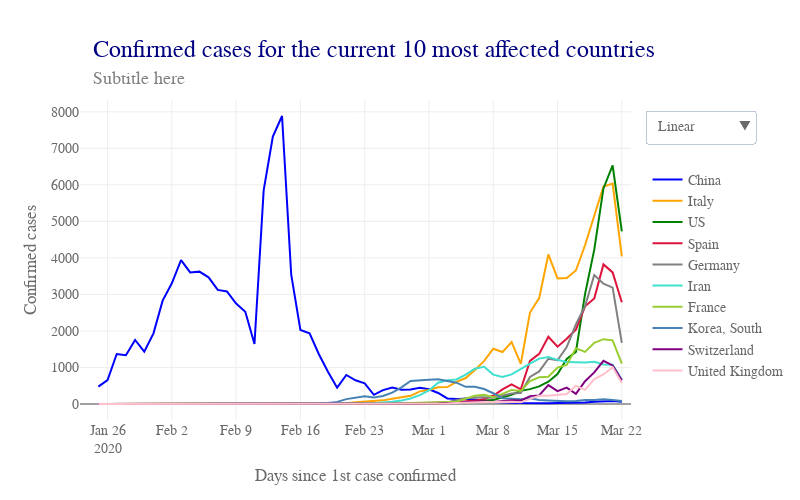

The code cell stored with this chart in its notebook:
### Code cell
# Plot timeline confirmed top ten countries

# Plot

data = []
for i, c in enumerate(top10_country):
    data.append(go.Scatter(x = df_merged[df_merged['Country/Region'] == c].dt,
                           y = df_merged[df_merged['Country/Region'] == c].confirmed_newcases_movavg,
                           name = c,
                           marker = dict(color = top10_col[i]),
                           hoverinfo = 'text+y',
                           hovertext = c,
                          )
               )

lay = go.Layout(width = 800, 
                height = 500, 
                #bargap = 0.2,
                xaxis = dict(title='Days since 1st case confirmed',
                             nticks = 10,
                             rangemode = 'nonnegative',
                             zeroline = False,
                            ),
                yaxis = dict(title='Confirmed cases',
                             type = 'linear',
                            ),
                hovermode = 'closest',
                font = dict(size = label_size,
                            family = label_font,
                            color = label_col,
                           ),
                legend = dict(x = 1.03, 
                              y = 0.8),
                annotations=[dict(x = 0.02,
                                  y = 1.2,
                                  showarrow = False,
                                  text = 'Confirmed cases for the current 10 most affected countries',
                                  xref = 'paper',
                                  yref = 'paper',
                                  font=dict(
                                      family = title_font,
                                      size = title_size,
                                      color = title_col,),
                                 ),
                             dict(x = 0.02,
                                  y = 1.1,
                                  showarrow = False,
                                  text = 'Subtitle here',
                                  xref = 'paper',
                                  yref = 'paper',
                                  font=dict(
                                      family = subtitle_font,
                                      size = subtitle_size,
                                      color = subtitle_col,),
                                 ),
                            ],
                updatemenus=[dict(buttons=list([dict(args = ["yaxis.type", 'linear'],
                                                     label = 'Linear',
                                                     method = 'relayout'
                                                    ),
                                                dict(
                                                    args = ["yaxis.type", 'log'],
                                                    label = 'Logarithmic',
                                                    method = 'relayout'
                                                )
                                               ]),
                                  direction = "down",
                                  pad = {"r": 10, "t": 10},
                                  showactive = True,
                                  x = 1.025,
                                  xanchor = 'left',
                                  y = 1.00,
                                  yanchor = 'top'
                                 ),
                            ]
               )


fig = dict(data=data, layout=lay)
plotly.offline.iplot(fig)

### Figure 1 — Plotly figure (JSON) as saved in the notebook; plotly's stock layout.template omitted (floating-point values rounded to 4 significant figures)
{"data": [{"hoverinfo": "text+y", "hovertext": "China", "marker": {"color": "blue"}, "name": "China", "type": "scatter", "uid": "fbff0980-6df8-11ea-825c-8c8590b56c5d", "x": ["2020-01-23", "2020-01-24", "2020-01-25", "2020-01-26", "2020-01-27", "2020-01-28", "2020-01-29", "2020-01-30", "2020-01-31", "2020-02-01", "2020-02-02", "2020-02-03", "2020-02-04", "2020-02-05", "2020-02-06", "2020-02-07", "2020-02-08", "2020-02-09", "2020-02-10", "2020-02-11", "2020-02-12", "2020-02-13", "2020-02-14", "2020-02-15", "2020-02-16", "2020-02-17", "2020-02-18", "2020-02-19", "2020-02-20", "2020-02-21", "2020-02-22", "2020-02-23", "2020-02-24", "2020-02-25", "2020-02-26", "2020-02-27", "2020-02-28", "2020-02-29", "2020-03-01", "2020-03-02", "2020-03-03", "2020-03-04", "2020-03-05", "2020-03-06", "2020-03-07", "2020-03-08", "2020-03-09", "2020-03-10", "2020-03-11", "2020-03-12", "2020-03-13", "2020-03-14", "2020-03-15", "2020-03-16", "2020-03-17", "2020-03-18", "2020-03-19", "2020-03-20", "2020-03-21", "2020-03-22", "2020-03-23"], "y": [null, null, 477.3, 652.3, 1368.0, 1337.0, 1755.0, 1431, 1935.0, 2830.0, 3305.0, 3939.0, 3603.0, 3624.0, 3468.0, 3125.0, 3081.0, 2748, 2524, 1643.0, 5847, 7324, 7885.0, 3539.0, 2025.0, 1933.0, 1369.0, 881, 446.3, 794, 648.3, 563.7, 251, 381.3, 453, 391.3, 396.7, 444, 402.7, 301.7, 151.3, 133.7, 143, 128, 95.33, 56.67, 39, 32.67, 24, 19.33, 18.67, 23.67, 29.33, 27, 33, 41, 64, 67.67, 80.33, 63, null]}, {"hoverinfo": "text+y", "hovertext": "Italy", "marker": {"color": "orange"}, "name": "Italy", "type": "scatter", "uid": "fbff0cc8-6df8-11ea-ab62-8c8590b56c5d", "x": ["2020-01-23", "2020-01-24", "2020-01-25", "2020-01-26", "2020-01-27", "2020-01-28", "2020-01-29", "2020-01-30", "2020-01-31", "2020-02-01", "2020-02-02", "2020-02-03", "2020-02-04", "2020-02-05", "2020-02-06", "2020-02-07", "2020-02-08", "2020-02-09", "2020-02-10", "2020-02-11", "2020-02-12", "2020-02-13", "2020-02-14", "2020-02-15", "2020-02-16", "2020-02-17", "2020-02-18", "2020-02-19", "2020-02-20", "2020-02-21", "2020-02-22", "2020-02-23", "2020-02-24", "2020-02-25", "2020-02-26", "2020-02-27", "2020-02-28", "2020-02-29", "2020-03-01", "2020-03-02", "2020-03-03", "2020-03-04", "2020-03-05", "2020-03-06", "2020-03-07", "2020-03-08", "2020-03-09", "2020-03-10", "2020-03-11", "2020-03-12", "2020-03-13", "2020-03-14", "2020-03-15", "2020-03-16", "2020-03-17", "2020-03-18", "2020-03-19", "2020-03-20", "2020-03-21", "2020-03-22", "2020-03-23"], "y": [null, null, 0, 0, 0, 0, 0, 0.6667, 0.6667, 0.6667, 0, 0, 0, 0, 0.3333, 0.3333, 0.3333, 0, 0, 0, 0, 0, 0, 0, 0, 0, 0, 0, 5.667, 19.67, 50.67, 69.67, 86.67, 99.33, 142, 188.7, 225, 346.3, 382.7, 458, 465, 607.3, 711.3, 931.3, 1172.0, 1512, 1422, 1696.0, 1097.0, 2504.0, 2898.0, 4095, 3440, 3450.0, 3655.0, 4352.0, 5172.0, 5955, 6034.0, 4039, null]}, {"hoverinfo": "text+y", "hovertext": "US", "marker": {"color": "green"}, "name": "US", "type": "scatter", "uid": "fbff0e26-6df8-11ea-81f7-8c8590b56c5d", "x": ["2020-01-23", "2020-01-24", "2020-01-25", "2020-01-26", "2020-01-27", "2020-01-28", "2020-01-29", "2020-01-30", "2020-01-31", "2020-02-01", "2020-02-02", "2020-02-03", "2020-02-04", "2020-02-05", "2020-02-06", "2020-02-07", "2020-02-08", "2020-02-09", "2020-02-10", "2020-02-11", "2020-02-12", "2020-02-13", "2020-02-14", "2020-02-15", "2020-02-16", "2020-02-17", "2020-02-18", "2020-02-19", "2020-02-20", "2020-02-21", "2020-02-22", "2020-02-23", "2020-02-24", "2020-02-25", "2020-02-26", "2020-02-27", "2020-02-28", "2020-02-29", "2020-03-01", "2020-03-02", "2020-03-03", "2020-03-04", "2020-03-05", "2020-03-06", "2020-03-07", "2020-03-08", "2020-03-09", "2020-03-10", "2020-03-11", "2020-03-12", "2020-03-13", "2020-03-14", "2020-03-15", "2020-03-16", "2020-03-17", "2020-03-18", "2020-03-19", "2020-03-20", "2020-03-21", "2020-03-22", "2020-03-23"], "y": [null, null, 1.333, 1, 1, 0, 0, 0.6667, 1, 1, 1.333, 1, 1, 0, 0, 0, 0, 0, 0.3333, 0.3333, 0.6667, 0.3333, 0.3333, 0, 0, 0, 0, 0, 0.6667, 0.6667, 0.6667, 12, 12, 14, 2.333, 3, 3.667, 5.333, 12.67, 16.67, 25, 39.67, 48, 84.33, 100.3, 107, 185.7, 254.3, 360, 406.7, 482, 612, 817.7, 1231.0, 1428, 3015, 4226.0, 5902, 6532.0, 4725.0, null]}, {"hoverinfo": "text+y", "hovertext": "Spain", "marker": {"color": "crimson"}, "name": "Spain", "type": "scatter", "uid": "fbff0f86-6df8-11ea-86b2-8c8590b56c5d", "x": ["2020-01-23", "2020-01-24", "2020-01-25", "2020-01-26", "2020-01-27", "2020-01-28", "2020-01-29", "2020-01-30", "2020-01-31", "2020-02-01", "2020-02-02", "2020-02-03", "2020-02-04", "2020-02-05", "2020-02-06", "2020-02-07", "2020-02-08", "2020-02-09", "2020-02-10", "2020-02-11", "2020-02-12", "2020-02-13", "2020-02-14", "2020-02-15", "2020-02-16", "2020-02-17", "2020-02-18", "2020-02-19", "2020-02-20", "2020-02-21", "2020-02-22", "2020-02-23", "2020-02-24", "2020-02-25", "2020-02-26", "2020-02-27", "2020-02-28", "2020-02-29", "2020-03-01", "2020-03-02", "2020-03-03", "2020-03-04", "2020-03-05", "2020-03-06", "2020-03-07", "2020-03-08", "2020-03-09", "2020-03-10", "2020-03-11", "2020-03-12", "2020-03-13", "2020-03-14", "2020-03-15", "2020-03-16", "2020-03-17", "2020-03-18", "2020-03-19", "2020-03-20", "2020-03-21", "2020-03-22", "2020-03-23"], "y": [null, null, 0, 0, 0, 0, 0, 0, 0.3333, 0.3333, 0.3333, 0, 0, 0, 0, 0, 0.3333, 0.3333, 0.3333, 0, 0, 0, 0, 0, 0, 0, 0, 0, 0, 0, 0, 0, 1.333, 3.667, 4.333, 8.667, 10.67, 23, 29.33, 40, 46, 46.33, 78.33, 92.67, 138, 224.3, 398.3, 534.7, 401.3, 1179, 1371.0, 1840.0, 1570, 1786.0, 2037.0, 2674.0, 2887.0, 3821.0, 3602.0, 2786, null]}, {"hoverinfo": "text+y", "hovertext": "Germany", "marker": {"color": "grey"}, "name": "Germany", "type": "scatter", "uid": "fbff10cc-6df8-11ea-98f5-8c8590b56c5d", "x": ["2020-01-23", "2020-01-24", "2020-01-25", "2020-01-26", "2020-01-27", "2020-01-28", "2020-01-29", "2020-01-30", "2020-01-31", "2020-02-01", "2020-02-02", "2020-02-03", "2020-02-04", "2020-02-05", "2020-02-06", "2020-02-07", "2020-02-08", "2020-02-09", "2020-02-10", "2020-02-11", "2020-02-12", "2020-02-13", "2020-02-14", "2020-02-15", "2020-02-16", "2020-02-17", "2020-02-18", "2020-02-19", "2020-02-20", "2020-02-21", "2020-02-22", "2020-02-23", "2020-02-24", "2020-02-25", "2020-02-26", "2020-02-27", "2020-02-28", "2020-02-29", "2020-03-01", "2020-03-02", "2020-03-03", "2020-03-04", "2020-03-05", "2020-03-06", "2020-03-07", "2020-03-08", "2020-03-09", "2020-03-10", "2020-03-11", "2020-03-12", "2020-03-13", "2020-03-14", "2020-03-15", "2020-03-16", "2020-03-17", "2020-03-18", "2020-03-19", "2020-03-20", "2020-03-21", "2020-03-22", "2020-03-23"], "y": [null, null, 0, 0.3333, 1.333, 1.333, 1, 0.3333, 1.333, 2, 2.333, 1.333, 0.6667, 0, 0.3333, 0.3333, 0.6667, 0.3333, 1, 0.6667, 0.6667, 0, 0, 0, 0, 0, 0, 0, 0, 0, 0, 0, 0.3333, 3.667, 10, 10.33, 17.33, 28, 37, 39, 44, 107.7, 158, 179, 186, 168.7, 219.3, 289.3, 300.7, 739.3, 892.3, 1239, 1199, 1557.0, 2177.0, 2683.0, 3530.0, 3295.0, 3184.0, 1675, null]}, {"hoverinfo": "text+y", "hovertext": "Iran", "marker": {"color": "turquoise"}, "name": "Iran", "type": "scatter", "uid": "fbff1222-6df8-11ea-b02d-8c8590b56c5d", "x": ["2020-01-23", "2020-01-24", "2020-01-25", "2020-01-26", "2020-01-27", "2020-01-28", "2020-01-29", "2020-01-30", "2020-01-31", "2020-02-01", "2020-02-02", "2020-02-03", "2020-02-04", "2020-02-05", "2020-02-06", "2020-02-07", "2020-02-08", "2020-02-09", "2020-02-10", "2020-02-11", "2020-02-12", "2020-02-13", "2020-02-14", "2020-02-15", "2020-02-16", "2020-02-17", "2020-02-18", "2020-02-19", "2020-02-20", "2020-02-21", "2020-02-22", "2020-02-23", "2020-02-24", "2020-02-25", "2020-02-26", "2020-02-27", "2020-02-28", "2020-02-29", "2020-03-01", "2020-03-02", "2020-03-03", "2020-03-04", "2020-03-05", "2020-03-06", "2020-03-07", "2020-03-08", "2020-03-09", "2020-03-10", "2020-03-11", "2020-03-12", "2020-03-13", "2020-03-14", "2020-03-15", "2020-03-16", "2020-03-17", "2020-03-18", "2020-03-19", "2020-03-20", "2020-03-21", "2020-03-22", "2020-03-23"], "y": [null, null, 0, 0, 0, 0, 0, 0, 0, 0, 0, 0, 0, 0, 0, 0, 0, 0, 0, 0, 0, 0, 0, 0, 0, 0, 0.6667, 1.667, 6, 8.667, 12.67, 14.33, 22.33, 32, 61.33, 97.67, 151.3, 244.3, 371, 581, 648, 670.7, 803.7, 967, 1018.0, 804.7, 739.7, 811.3, 971.3, 1107.0, 1243, 1288.0, 1209, 1147.0, 1141, 1139.0, 1158.0, 1083, 1077, 664.7, null]}, {"hoverinfo": "text+y", "hovertext": "France", "marker": {"color": "yellowgreen"}, "name": "France", "type": "scatter", "uid": "fbff136c-6df8-11ea-be62-8c8590b56c5d", "x": ["2020-01-23", "2020-01-24", "2020-01-25", "2020-01-26", "2020-01-27", "2020-01-28", "2020-01-29", "2020-01-30", "2020-01-31", "2020-02-01", "2020-02-02", "2020-02-03", "2020-02-04", "2020-02-05", "2020-02-06", "2020-02-07", "2020-02-08", "2020-02-09", "2020-02-10", "2020-02-11", "2020-02-12", "2020-02-13", "2020-02-14", "2020-02-15", "2020-02-16", "2020-02-17", "2020-02-18", "2020-02-19", "2020-02-20", "2020-02-21", "2020-02-22", "2020-02-23", "2020-02-24", "2020-02-25", "2020-02-26", "2020-02-27", "2020-02-28", "2020-02-29", "2020-03-01", "2020-03-02", "2020-03-03", "2020-03-04", "2020-03-05", "2020-03-06", "2020-03-07", "2020-03-08", "2020-03-09", "2020-03-10", "2020-03-11", "2020-03-12", "2020-03-13", "2020-03-14", "2020-03-15", "2020-03-16", "2020-03-17", "2020-03-18", "2020-03-19", "2020-03-20", "2020-03-21", "2020-03-22", "2020-03-23"], "y": [null, null, 1, 0.3333, 0.3333, 0.6667, 0.6667, 0.3333, 0.3333, 0.3333, 0.3333, 0, 0, 0, 0, 1.667, 1.667, 1.667, 0, 0, 0, 0, 0.3333, 0.3333, 0.3333, 0, 0, 0, 0, 0, 0, 0, 0.6667, 2, 8.667, 14.33, 27.33, 30.67, 44.67, 34.67, 52.67, 63, 150.7, 223, 251.3, 187, 278.3, 385.3, 357.7, 628.7, 732.3, 744.3, 996.7, 1071.0, 1527.0, 1426.0, 1676.0, 1775.0, 1743, 1106, null]}, {"hoverinfo": "text+y", "hovertext": "Korea, South", "marker": {"color": "steelblue"}, "name": "Korea, South", "type": "scatter", "uid": "fbff14c0-6df8-11ea-ac5a-8c8590b56c5d", "x": ["2020-01-23", "2020-01-24", "2020-01-25", "2020-01-26", "2020-01-27", "2020-01-28", "2020-01-29", "2020-01-30", "2020-01-31", "2020-02-01", "2020-02-02", "2020-02-03", "2020-02-04", "2020-02-05", "2020-02-06", "2020-02-07", "2020-02-08", "2020-02-09", "2020-02-10", "2020-02-11", "2020-02-12", "2020-02-13", "2020-02-14", "2020-02-15", "2020-02-16", "2020-02-17", "2020-02-18", "2020-02-19", "2020-02-20", "2020-02-21", "2020-02-22", "2020-02-23", "2020-02-24", "2020-02-25", "2020-02-26", "2020-02-27", "2020-02-28", "2020-02-29", "2020-03-01", "2020-03-02", "2020-03-03", "2020-03-04", "2020-03-05", "2020-03-06", "2020-03-07", "2020-03-08", "2020-03-09", "2020-03-10", "2020-03-11", "2020-03-12", "2020-03-13", "2020-03-14", "2020-03-15", "2020-03-16", "2020-03-17", "2020-03-18", "2020-03-19", "2020-03-20", "2020-03-21", "2020-03-22", "2020-03-23"], "y": [null, null, 0.6667, 0.6667, 0.6667, 0.3333, 0, 2.333, 2.667, 3.667, 1.333, 1.333, 1.333, 2.667, 2.667, 1.667, 0.6667, 1, 1.333, 1, 0.3333, 0, 0, 0.3333, 0.6667, 1, 0.6667, 24.67, 57.67, 134, 166, 209.7, 181.3, 219.7, 311, 453.3, 629.7, 656.7, 666, 678.7, 628.3, 584.3, 469, 473.3, 408.7, 295, 157.3, 147, 130.3, 155.3, 110.3, 97.67, 85.67, 78, 83.67, 109.7, 110.7, 128.7, 110.7, 81.67, null]}, {"hoverinfo": "text+y", "hovertext": "Switzerland", "marker": {"color": "purple"}, "name": "Switzerland", "type": "scatter", "uid": "fbff1608-6df8-11ea-8ccf-8c8590b56c5d", "x": ["2020-01-23", "2020-01-24", "2020-01-25", "2020-01-26", "2020-01-27", "2020-01-28", "2020-01-29", "2020-01-30", "2020-01-31", "2020-02-01", "2020-02-02", "2020-02-03", "2020-02-04", "2020-02-05", "2020-02-06", "2020-02-07", "2020-02-08", "2020-02-09", "2020-02-10", "2020-02-11", "2020-02-12", "2020-02-13", "2020-02-14", "2020-02-15", "2020-02-16", "2020-02-17", "2020-02-18", "2020-02-19", "2020-02-20", "2020-02-21", "2020-02-22", "2020-02-23", "2020-02-24", "2020-02-25", "2020-02-26", "2020-02-27", "2020-02-28", "2020-02-29", "2020-03-01", "2020-03-02", "2020-03-03", "2020-03-04", "2020-03-05", "2020-03-06", "2020-03-07", "2020-03-08", "2020-03-09", "2020-03-10", "2020-03-11", "2020-03-12", "2020-03-13", "2020-03-14", "2020-03-15", "2020-03-16", "2020-03-17", "2020-03-18", "2020-03-19", "2020-03-20", "2020-03-21", "2020-03-22", "2020-03-23"], "y": [null, null, 0, 0, 0, 0, 0, 0, 0, 0, 0, 0, 0, 0, 0, 0, 0, 0, 0, 0, 0, 0, 0, 0, 0, 0, 0, 0, 0, 0, 0, 0, 0.3333, 0.3333, 2.667, 2.333, 5.667, 6.333, 11.33, 12.67, 21, 24, 52.67, 59.33, 74.33, 53.33, 74.33, 105, 92.67, 216, 235.7, 516, 353.7, 447, 276, 625, 864.7, 1182.0, 1057.0, 650.3, null]}, {"hoverinfo": "text+y", "hovertext": "United Kingdom", "marker": {"color": "pink"}, "name": "United Kingdom", "type": "scatter", "uid": "fbff1766-6df8-11ea-8e8a-8c8590b56c5d", "x": ["2020-01-23", "2020-01-24", "2020-01-25", "2020-01-26", "2020-01-27", "2020-01-28", "2020-01-29", "2020-01-30", "2020-01-31", "2020-02-01", "2020-02-02", "2020-02-03", "2020-02-04", "2020-02-05", "2020-02-06", "2020-02-07", "2020-02-08", "2020-02-09", "2020-02-10", "2020-02-11", "2020-02-12", "2020-02-13", "2020-02-14", "2020-02-15", "2020-02-16", "2020-02-17", "2020-02-18", "2020-02-19", "2020-02-20", "2020-02-21", "2020-02-22", "2020-02-23", "2020-02-24", "2020-02-25", "2020-02-26", "2020-02-27", "2020-02-28", "2020-02-29", "2020-03-01", "2020-03-02", "2020-03-03", "2020-03-04", "2020-03-05", "2020-03-06", "2020-03-07", "2020-03-08", "2020-03-09", "2020-03-10", "2020-03-11", "2020-03-12", "2020-03-13", "2020-03-14", "2020-03-15", "2020-03-16", "2020-03-17", "2020-03-18", "2020-03-19", "2020-03-20", "2020-03-21", "2020-03-22", "2020-03-23"], "y": [null, null, 0, 0, 0, 0, 0, 0.6667, 0.6667, 0.6667, 0, 0, 0, 0, 0.3333, 0.3333, 0.3333, 1.667, 1.667, 2, 0.3333, 0.3333, 0, 0, 0, 0, 0, 0, 0, 0, 0, 1.333, 1.333, 1.333, 0.6667, 2.333, 3.333, 7, 6.667, 9.333, 16.67, 25.33, 37.67, 40.33, 52.67, 52.67, 59, 61.67, 45.67, 139.3, 228.3, 228.7, 249.7, 272, 499, 388.3, 684.7, 808.3, 1008.0, 575.7, null]}], "layout": {"annotations": [{"font": {"color": "navy", "family": "PT Sans Narrow", "size": 24}, "showarrow": false, "text": "Confirmed cases for the current 10 most affected countries", "x": 0.02, "xref": "paper", "y": 1.2, "yref": "paper"}, {"font": {"color": "grey", "family": "PT Sans Narrow", "size": 18}, "showarrow": false, "text": "Subtitle here", "x": 0.02, "xref": "paper", "y": 1.1, "yref": "paper"}], "font": {"color": "dimgray", "family": "PT Sans", "size": 14}, "height": 500, "hovermode": "closest", "legend": {"x": 1.03, "y": 0.8}, "updatemenus": [{"buttons": [{"args": ["yaxis.type", "linear"], "label": "Linear", "method": "relayout"}, {"args": ["yaxis.type", "log"], "label": "Logarithmic", "method": "relayout"}], "direction": "down", "pad": {"r": 10, "t": 10}, "showactive": true, "x": 1.025, "xanchor": "left", "y": 1, "yanchor": "top"}], "width": 800, "xaxis": {"nticks": 10, "rangemode": "nonnegative", "title": "Days since 1st case confirmed", "zeroline": false}, "yaxis": {"title": "Confirmed cases", "type": "linear"}}}
